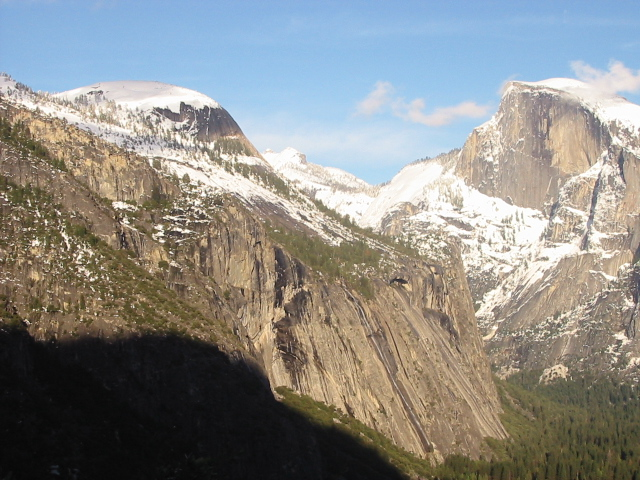
#> input picture Project 4 Image Stitching/yosemite1.jpg, 640 x 480 px
$ jupyter execute --allow-errors project4_aish.ipynb   (shell and % lines are left out)
#> lines starting #> are read from the running program, lines starting #| are printed output that depends on the picture
[cell 1]
'''
import library
'''
import numpy as np
from scipy.spatial.distance import cdist
import matplotlib.pyplot as plt

[cell 2]
# !pip3 install -U opencv-contrib-python
import cv2

#> (a cell that did not finish here is left out)

#> (a cell that did not finish here is left out)

[cell 5]
'''
Function (modify)
'''
def compute_homography(p1, p2):
    """
    compute the homography transform
    p1, p2: 4 x 2, 4 groups of corresponding points
    """
    # IMPLEMENT HERE, hint: you may find np.linalg.svd useful

    # construct the A matrix in the same way in the slides
    A = np.array([[p2[0,0],p2[0,1],1,0,0,0,-p2[0,0]*p1[0,0],-p2[0,1]*p1[0,0], -p1[0,0]],
                 [0,0,0,p2[0,0],p2[0,1],1,-p2[0,0]*p1[0,1],-p2[0,1]*p1[0,1], -p1[0,1]],
                 [p2[1,0],p2[1,1],1,0,0,0,-p2[1,0]*p1[1,0],-p2[1,1]*p1[1,0], -p1[1,0]],
                 [0,0,0,p2[1,0],p2[1,1],1,-p2[1,0]*p1[1,1],-p2[1,1]*p1[1,1], -p1[1,1]],
                 [p2[2,0],p2[2,1],1,0,0,0,-p2[2,0]*p1[2,0],-p2[2,1]*p1[2,0], -p1[2,0]],
                 [0,0,0,p2[2,0],p2[2,1],1,-p2[2,0]*p1[2,1],-p2[2,1]*p1[2,1], -p1[2,1]],
                 [p2[3,0],p2[3,1],1,0,0,0,-p2[3,0]*p1[3,0],-p2[3,1]*p1[3,0], -p1[3,0]],
                 [0,0,0,p2[3,0],p2[3,1],1,-p2[3,0]*p1[3,1],-p2[3,1]*p1[3,1], -p1[3,1]]])

    u, s, vh = np.linalg.svd(A)
    v = vh.T
    h = v[:,-1]/v[-1,-1]
    H = h.reshape(3,3)

    # use SVD to find the solution to Ax = 0

    # reorgnize the solution vector and normalize it to get homography matrix
    return H

[cell 6]
## Test ##
p1 = np.array([[366.6972,  106.9789],
  [439.9366,   84.4437],
  [374.5845,  331.2042],
  [428.6690,  326.6972]])

p2 = np.array([ [115.0000,  120.0000],
  [194.0000,  107.0000],
  [109.0000,  351.0000],
  [169.0000,  346.0000] ])
H = compute_homography(p1, p2)

assert np.allclose(H, np.array([[ 6.76097539e-01,  9.12020085e-02,  2.61445474e+02],
       [-1.57581282e-01,  9.59039559e-01,  5.18593524e+00],
       [-4.93549913e-04,  9.67378471e-05,  1.00000000e+00]]))

[cell 7]
def plot_corr(I1, I2, p1, p2):
  """
  utility function to plot correspondence between p1 in I1 and p2 in I2

  I1, I2: H * W, two input images of the same size
  p1, p2: N * 2, points on two images
  """
  I = np.hstack((I1, I2))
  sy,sx = I1.shape[0:2]

  plt.figure()
  plt.imshow(I)
  plt.plot(p1[:, 0], p1[:, 1],'bo')
  plt.plot(sx + p2[:, 0], p2[:, 1],'rx')
  plt.plot(np.c_[p1[:, 0], sx + p2[:, 0]].T, np.c_[p1[:, 1],p2[:, 1]].T, 'g-')
  plt.show()

[cell 8]
'''
Function (modify)
'''
def match_features(f1,f2):
    """
    f1, f2: N * feature_size, two features to be matched
    """

    # IMPLEMENT HERE
    # hint: you may find cdist from scipy.spatial.distance, numpy.argsort useful

    # compute pairwise distance between f1 and f2
    d = cdist(f1,f2)
    threshold = 0.7

    # forward matching, find closet two matches in f2 to f1 and do a ratio test
    f1_f2_sort  = np.argsort(d, axis=1)[:,0:2] #Sort indices in ascending order of distances
    f1_f2_d1 = np.take_along_axis(d, f1_f2_sort[:,0:1],axis=1) #Get the distances associated with first index
    f1_f2_d2 = np.take_along_axis(d, f1_f2_sort[:,1:2],axis=1) #Get the distances associated with second index
    f1_f2_ratio = f1_f2_d1/f1_f2_d2 #Calculate the ratio
    f1_f2_result = (f1_f2_ratio < threshold).nonzero()[0] #Get the indices which are valid
    f1_f2_sno = np.arange(d.shape[0]).reshape(d.shape[0],1) #Get the sno for every point in f1
    f1_f2_indices = f1_f2_sort[:,0:1] #Get the list of first indices
    f1_f2_final = np.concatenate((f1_f2_sno, f1_f2_indices),axis=1)[f1_f2_result] #Concatenate only for valid indices


    # backward matching, find closet two matches in f1 to f2 and do a ratio test
    f2_f1_sort  = np.argsort(d, axis=0) #Sort indices in ascending order of distances
    f2_f1_d1 = np.take_along_axis(d, f2_f1_sort[0:1,:],axis=0) #Get the distances associated with first index
    f2_f1_d2 = np.take_along_axis(d, f2_f1_sort[1:2,:],axis=0) #Get the distances associated with second index
    f2_f1_ratio = f2_f1_d1/f2_f1_d2 #Calculate the ratio
    f2_f1_result = (f2_f1_ratio < threshold).nonzero()[1] #Get the indices which are valid
    f2_f1_sno = np.arange(d.shape[1]).reshape(1,d.shape[1]) #Get the sno for every point in f2
    f2_f1_indices = f2_f1_sort[0:1,:] #Get the list of first indices
    f2_f1_final = np.concatenate((f2_f1_indices, f2_f1_sno),axis=0).transpose()[f2_f1_result] #Concatenate only for valid indices

    # get the intersect of two matching as the final result, python set
    intersect = set(map(tuple, f1_f2_final)) & set(map(tuple, f2_f1_final))
    res = np.array(list(intersect))


    return res, f1_f2_final, f2_f1_final

[cell 9]
## Test ##
a = np.array([[2, 3],[5, 8],[4, 10]])
b = np.array([[10, 2],[2, 3],[5, 7],[1, -10]])
match, match_fwd, match_bkwd = match_features(a, b)
assert np.allclose(match, np.array([[0, 1],[1, 2]]))
assert np.allclose(match_fwd, np.array([[0, 1],[1, 2],[2, 2]]))
assert np.allclose(match_bkwd, np.array([[0, 1],[1, 2]]))

[cell 10]
"""
Script (do not modify)
"""

# load images in OpenCV BGR format
I1 = cv2.imread('yosemite1.jpg')
#> I1 is the input picture: shape (480, 640, 3); mean B, G, R 135.4, 139.3, 139.5
I2 = cv2.imread('yosemite2.jpg')
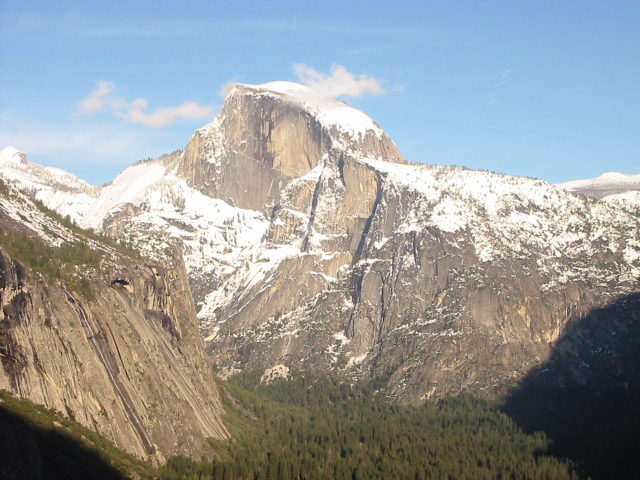
#> input picture Project 4 Image Stitching/yosemite2.jpg, 640 x 480 px
#> I2 is the input picture: shape (480, 640, 3); mean B, G, R 155.6, 155.5, 151.7

# create grayscale images
I1_gray = cv2.cvtColor(I1, cv2.COLOR_BGR2GRAY)
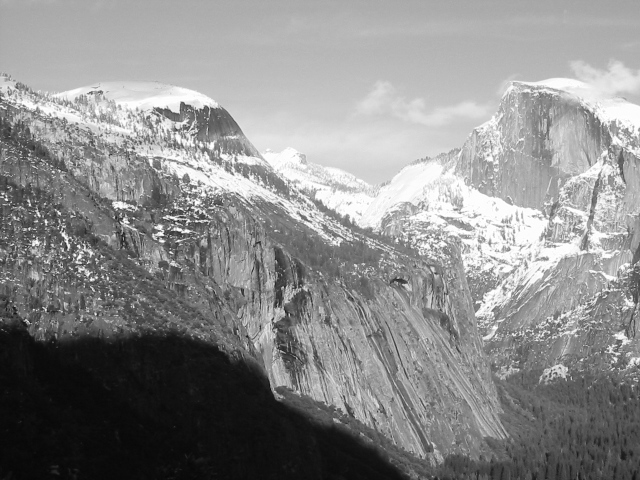
#> I1_gray: shape (480, 640); min 6, max 255, mean 138.9
I2_gray = cv2.cvtColor(I2, cv2.COLOR_BGR2GRAY)
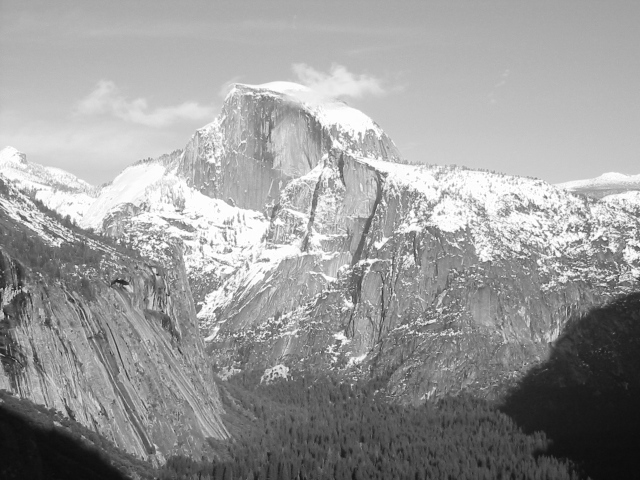
#> I2_gray: shape (480, 640); min 11, max 255, mean 154.4

# convert images to RGB format for display
I1 = cv2.cvtColor(I1, cv2.COLOR_BGR2RGB)
I2 = cv2.cvtColor(I2, cv2.COLOR_BGR2RGB)

# compute SIFT features
sift = cv2.xfeatures2d.SIFT_create()
kp1, des1 = sift.detectAndCompute(I1_gray, None)
#> kp1 = 2504 keypoints; strongest (x, y, size): (6, 199, 1.9), (78, 246, 2.1), (74, 255, 1.9), (46, 222, 2.2)
kp2, des2 = sift.detectAndCompute(I2_gray, None)
#> kp2 = 2343 keypoints; strongest (x, y, size): (604, 239, 2.2), (545, 197, 2.2), (573, 230, 1.9), (118, 241, 2.2)

# match features
match, match_fwd, match_bkwd = match_features(des1, des2)
#> in match_features (call 2), `d = cdist(f1,f2)`:
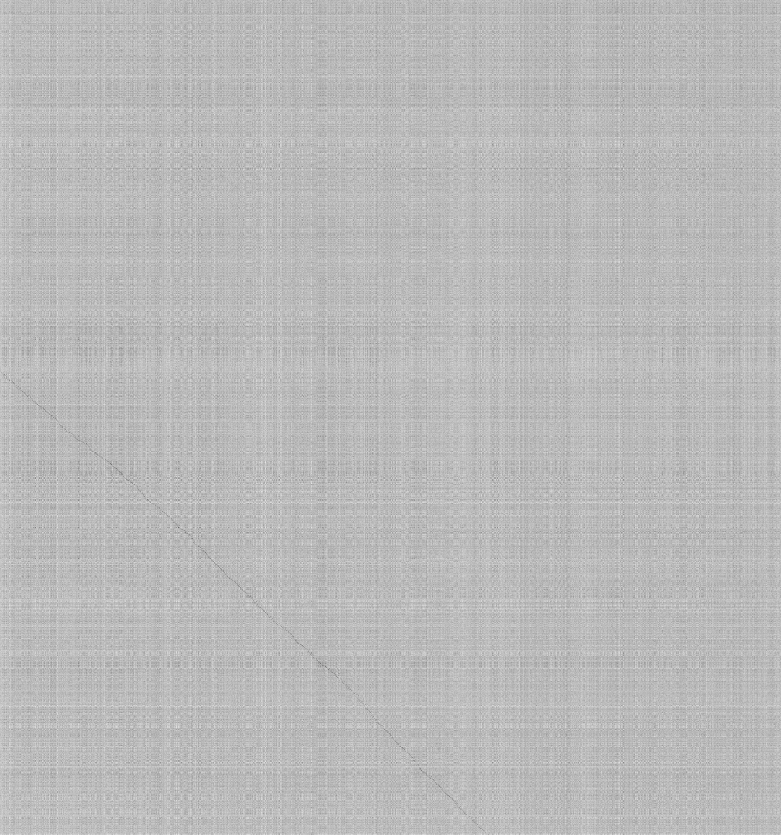
#> d: shape (2504, 2343) float64 (shown at 1/3 size); min 14.59, max 697.2, mean 514.3; drawn with min black and max white
#> in match_features (call 2), `d = cdist(f1,f2)`:
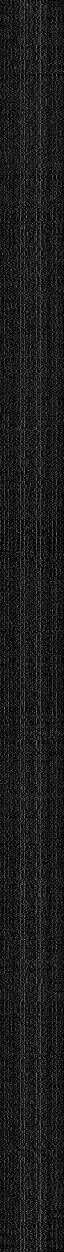
#> f1: shape (2504, 128) float32 (shown at 1/2 size); min 0, max 221, mean 28.7
#> in match_features (call 2), `f1_f2_sort  = np.argsort(d, axis=1)[:,0:2]`: f1_f2_sort = 2504 pairs, first value 2 to 2336, second value 3 to 2335
#> in match_features (call 2), `f1_f2_d1 = np.take_along_axis(d, f1_f2_sort[:,0:1],axis=1)`: f1_f2_d1 = 2504 values, max 412.1 at index 2049, min 14.59 at index 1535, mean 222.6
#> in match_features (call 2), `f1_f2_d2 = np.take_along_axis(d, f1_f2_sort[:,1:2],axis=1)`: f1_f2_d2 = 2504 values, max 413.2 at index 2049, min 100.2 at index 1700, mean 317.4
#> in match_features (call 2), `f1_f2_ratio = f1_f2_d1/f1_f2_d2`: f1_f2_ratio = 2504 values, max 1 at index 1598, min 0.0497 at index 1537, mean 0.69
#> in match_features (call 2), `f1_f2_result = (f1_f2_ratio < threshold).nonzero()[0]`: f1_f2_result = 915 values from 350 to 2503
#> in match_features (call 2), `f1_f2_indices = f1_f2_sort[:,0:1]`: f1_f2_indices = 2504 values, max 2336 at index 1551, min 2 at index 1113, mean 1007.9
#> in match_features (call 2), `f1_f2_final = np.concatenate((f1_f2_sno, f1_f2_indices),axis=1)[f1_f2_..`: f1_f2_final = 915 pairs, first value 350 to 2503, second value 10 to 2159
#> in match_features (call 2), `f2_f1_sort  = np.argsort(d, axis=0)`:
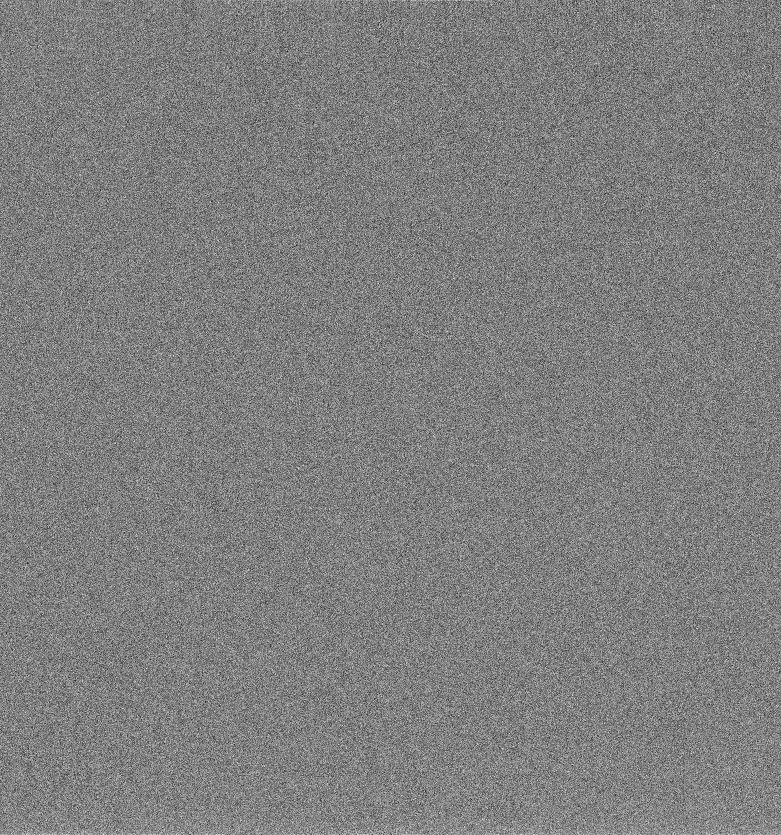
#> f2_f1_sort: shape (2504, 2343) int64 (shown at 1/3 size); min 0, max 2503, mean 1251.5; drawn with min black and max white
#> in match_features (call 2), `f2_f1_result = (f2_f1_ratio < threshold).nonzero()[1]`: f2_f1_result = 914 values from 2 to 2056
#> in match_features (call 2), `f2_f1_final = np.concatenate((f2_f1_indices, f2_f1_sno),axis=0).transp..`: f2_f1_final = 914 pairs, first value 608 to 2496, second value 2 to 2056
#> in match_features (call 2), `intersect = set(map(tuple, f1_f2_final)) & set(map(tuple, f2_f1_final))`: intersect = 904 items
#> in match_features (call 2), `res = np.array(list(intersect))`: res = 904 pairs, first value 1122 to 2493, second value 10 to 1453
#> match has the same summary as res in match_features; match_fwd has the same summary as f1_f2_final in match_features; match_bkwd has the same summary as f2_f1_final in match_features

# get corresponding points p1, p2
p1 = np.array([kp.pt for kp in kp1])[match[:, 0]]
#> p1 = 904 pairs, first value 288.9 to 633.5, second value 82.73 to 475.7
p2 = np.array([kp.pt for kp in kp2])[match[:, 1]]
#> p2 = 904 pairs, first value 8.17 to 353.3, second value 85.41 to 476.1

# plot first 20 matching points
plot_corr(I1, I2, p1[:20], p2[:20])
#> in plot_corr, `I = np.hstack((I1, I2))`:
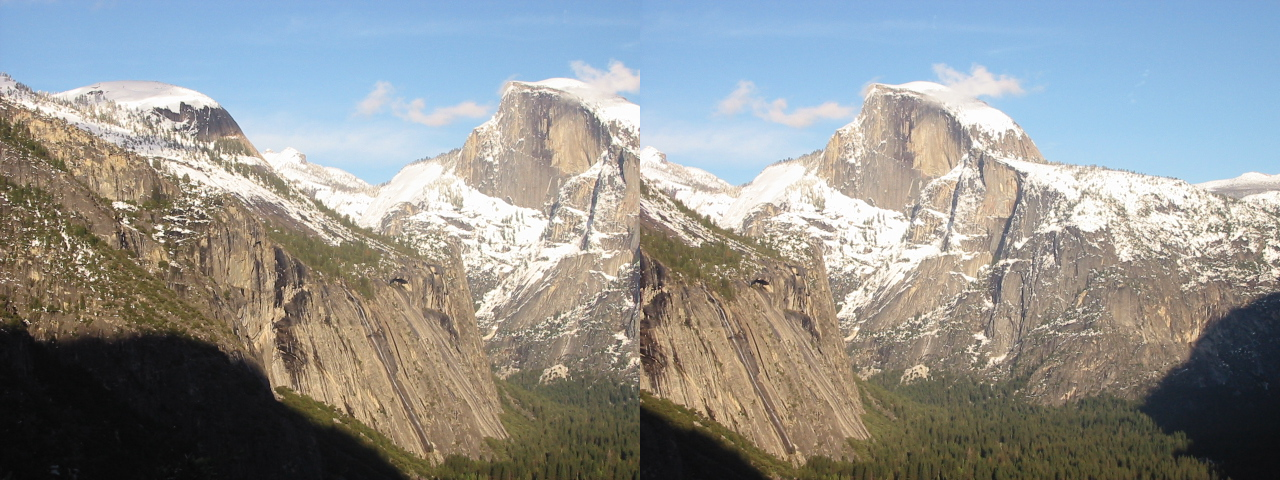
#> I: shape (480, 1280, 3); mean R, G, B 145.6, 147.4, 145.5
#> in plot_corr, `plt.show()`:
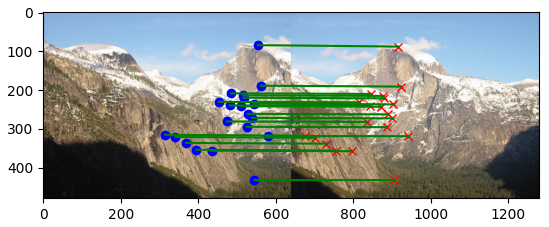
#> figure drawn by matplotlib, 1 panel

[cell 11]
'''
Function (modify)
'''
def ransac_homography(p1, p2):
    """
      p1, p2: N * 2, correponding point coordinates
    """

  # decide how many loops to run and what the threshold is
    #Calculate the number of iterations
    w = 0.5
    p = 1 - 1e-4
    n = 4
    k = int(np.log(1-p)/np.log(1 - np.power(w,n)))

    #Set threshold
    t = 0.5

    #
    best_inliers_count = 0
    best_H = None

  # RANSAC loop, inside in the loop
    inliers_count = 0
    i = 0
    while(inliers_count < p1.shape[0]*0.7):
  #     1. randomly pick n samples from p1 and p2 that is enough to fit a model(n=4 here)
        random_choices = np.random.choice(p1.shape[0],n).reshape(n,1)
        p11 = np.take_along_axis(p1, random_choices, axis=0)
        p22 = np.take_along_axis(p2, random_choices, axis=0)

  #     2a. fit the model and get a estimation
        H = compute_homography(p11, p22)


  #     2b. calculate the new according to H
        p2_ = np.hstack((p2, np.ones((p2.shape[0], 1)))).T
        p1_ = H @ p2_
        p1_ = p1_ / p1_[-1, :]
        p1_ = p1_[:2]
        p1_ = p1_.T

  #     3. count consensus(# of inliners that is close to the estimation within the threshold)
        dist = (p1_ - p1)**2
        dist = np.sum(dist, axis=1)
        dist = np.sqrt(dist)
        inliers_count = np.count_nonzero(dist < t)


  #     4. update the best estimation if the current one is better
        if(inliers_count > best_inliers_count):
            best_H = H
    return best_H

[cell 12]
## Test ##
p2 = np.random.randint(20, 200, size=(10, 2))
p2_ = np.hstack((p2, np.ones((10, 1)))).T
H = np.array([[ 6.76097539e-01,  9.12020085e-02,  2.61445474e+02],
       [-1.57581282e-01,  9.59039559e-01,  5.18593524e+00],
       [-4.93549913e-04,  9.67378471e-05,  1.00000000e+00]])
p1_ = H @ p2_
p1 = p1_ / p1_[-1, :]
p1 = p1[:2]
p1[:, -1] += 50
p1 = p1.T
assert np.allclose(H, ransac_homography(p1, p2))

[cell 13]
"""
utility function to stitch two images

Input:

I1: H1 x W1 x 3, target image
I2: H2 x W2 x 3, source image
H: homography matrix such that I1 = H @ I2

Output:
I_: stitching result
"""

# map I2 to I1
#warping I2 using H
nr = I2.shape[0]
#> nr = 480
nc = I2.shape[1]
#> nc = 640

x,y = np.meshgrid(np.arange(nc),np.arange(nr))

u_x = H[0,0]*x + H[0,1]*y + H[0,2]
u_y = H[1,0]*x + H[1,1]*y + H[1,2]
u_z = H[2,0]*x + H[2,1]*y + H[2,2]

u_x = u_x/u_z
u_y = u_y/u_z

#converting indices to int
u_x = u_x.astype(int)
u_y = u_y.astype(int)

#fix the offsets
offset_x = 0
offset_y = 0
if(u_x.min() < 0):
    offset_x = int(abs(u_x.min()))
if(u_y.min() < 0):
    offset_y = int(abs(u_y.min()))
#> offset_y = 139


nr_p = max([(y + offset_y).max(),(u_y + offset_y).max()]) + 1
#> nr_p = 637
nc_p = max([(x + offset_x).max(),(u_x + offset_x).max()]) + 1
#> nc_p = 1013
I = np.zeros((nr_p,nc_p,3), dtype='uint8')


# I = np.zeros((nr,nc+2*offset_y,3))
I[y+offset_y,x+offset_x] = I1
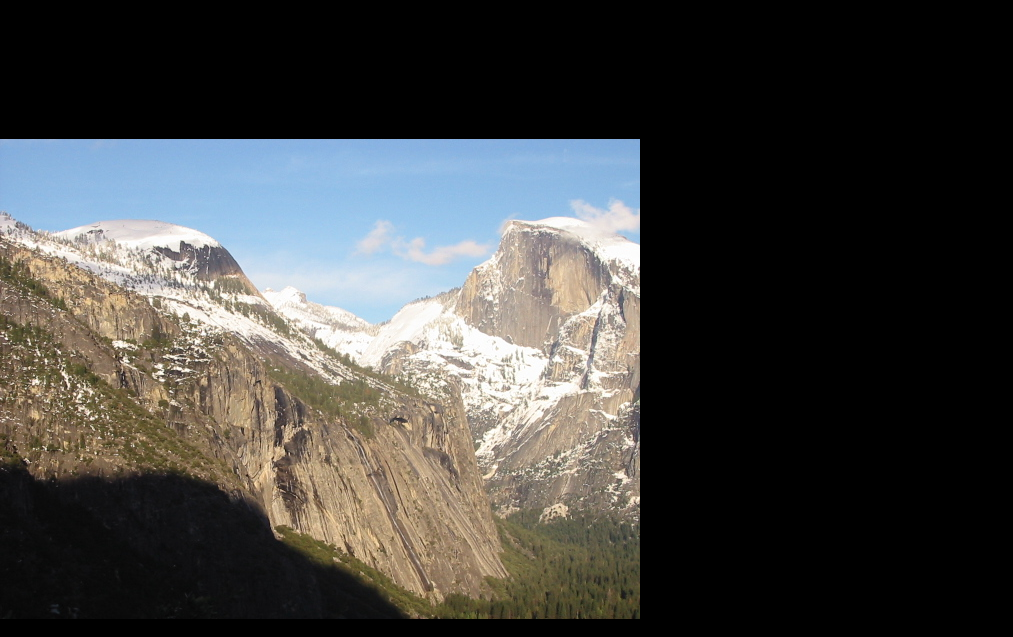
#> I: shape (637, 1013, 3); mean R, G, B 66.4, 66.3, 64.5
I[u_y+offset_y,u_x+offset_x] = I2
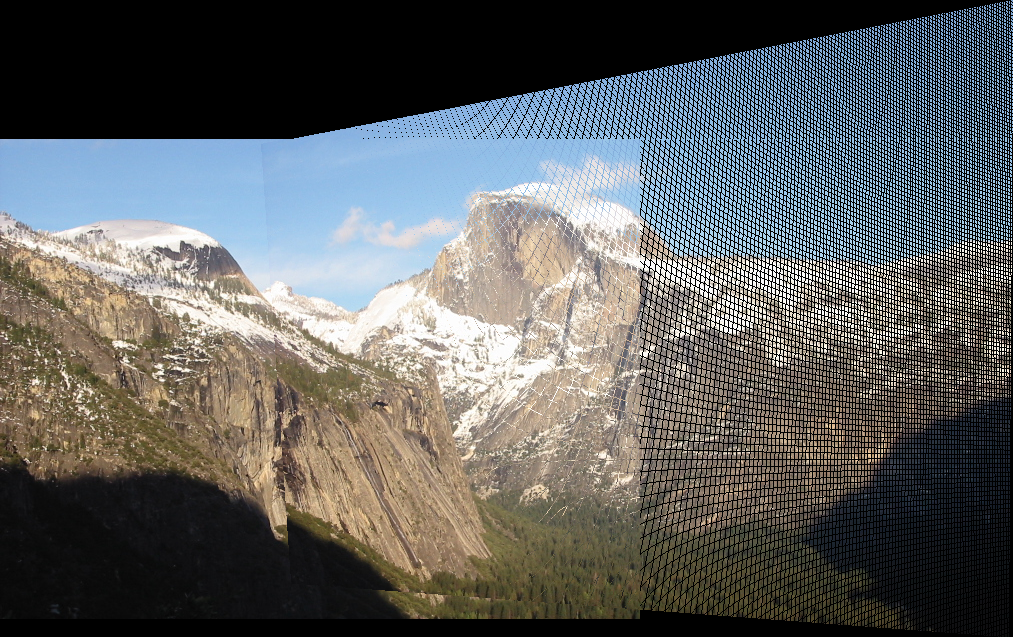
#> I: shape (637, 1013, 3); mean R, G, B 95, 96.7, 96
# sy,sx = I1.shape[0:2]

plt.figure()
plt.imshow(I)
# plt.plot(p1[:, 0], p1[:, 1],'bo')
# plt.plot(sx + p2[:, 0], p2[:, 1],'rx')
# plt.plot(np.c_[p1[:, 0], sx + p2[:, 0]].T, np.c_[p1[:, 1],p2[:, 1]].T, 'g-')
plt.show()

# create new dimensions to accomodate points from I2

# create images I_ for mapping

# map I_ to I2 (translation then homography)

# keep only the valid coordinates of I2

# in blend area, take the average of I1_ and I2_

[cell 14]
"""
Function (do not modify)
"""
def stitch(I1, I2, H):
    """
    utility function to stitch two images

    Input:

    I1: H1 x W1 x 3, target image
    I2: H2 x W2 x 3, source image
    H: homography matrix such that I1 = H @ I2

    Output:
    I_: stitching result
    """

    # map I2 to I1

    # create new dimensions to accomodate points from I2

    # create images I_ for mapping

    # map I_ to I2 (translation then homography)

    # keep only the valid coordinates of I2

    # in blend area, take the average of I1_ and I2_

    return I_

[cell 15]
"""
Script (do not modify)
"""

# load images in OpenCV BGR format
I1 = cv2.imread('yosemite1.jpg')
I2 = cv2.imread('yosemite2.jpg')

# create grayscale images
I1_gray = cv2.cvtColor(I1, cv2.COLOR_BGR2GRAY)
I2_gray = cv2.cvtColor(I2, cv2.COLOR_BGR2GRAY)

# convert images to RGB format for display
I1 = cv2.cvtColor(I1, cv2.COLOR_BGR2RGB)
I2 = cv2.cvtColor(I2, cv2.COLOR_BGR2RGB)

# compute SIFT features
sift = cv2.xfeatures2d.SIFT_create()
kp1, des1 = sift.detectAndCompute(I1_gray, None)
kp2, des2 = sift.detectAndCompute(I2_gray, None)

# match features
match, match_fwd, match_bkwd = match_features(des1, des2)

# get corresponding points p1, p2
p1 = np.array([kp.pt for kp in kp1])[match[:, 0]]
p2 = np.array([kp.pt for kp in kp2])[match[:, 1]]

# plot first 20 matching points
plot_corr(I1, I2, p1[:20], p2[:20])

# estimate homography transform with RANSAC
H = ransac_homography(p1, p2)
#> the loop in ransac_homography (call 2), `while(inliers_count < p1.shape[0]*0.7):` made 13 passes
#> (p11, p22, s in compute_homography, inliers_count) on passes 3, 9: ([[358.6, 293.6], [400, 288.4], [485, 192.8], [455, 206.8]], [[79.37, 294.9], [121.5, 289.8], [206.8, 194], [176.8, 208]], [283643, 64272.4, 570.1, 148.3, 35.41, 9.24, 4.64, 0.0022], 75), ([[519.5, 302.2], [488.3, 281], [485, 192.8], [551.3, 259.4]], [[240.8, 303.3], [210, 282.4], [206.8, 194], [272.2, 260.8]], [408838, 31377.3, 701.5, 123.4, 65.26, 11.28, 2.41, 0.0221], 367)
#> (p11, s in compute_homography, inliers_count) on pass 4: ([[591, 217.3], [315.4, 223.1], [428, 415.7], [345.6, 283.4]], [370855.5, 121392.5, 651.5, 253, 222, 47.11, 2.65, 0.0489], 35)
#> H = [[0.93, -0.0123, 283], [-0.0242, 0.968, 5.16], [-9.54e-05, -2.56e-05, 1]]

# stitch two images together and show the results
#> (the rest of this cell did not finish here and is left out)
